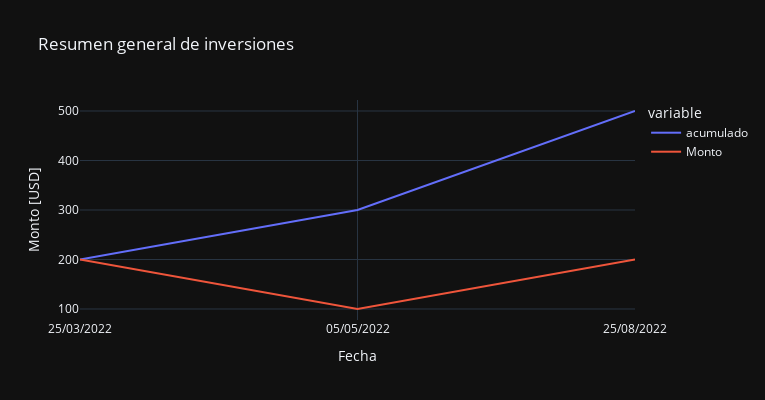

Notebook cell for this chart:
### Code cell
instance = VisualProcessor([df_1], ["Grafico de lineas"], y_label="Monto [USD]")

plotter_inversion = PlotterStorage()


plotter_inversion.add_plot(*BackendPlotter(instance.set_content(feature="Grafico de lineas").set_title("Resumen general de inversiones")).plot(), select_figures=True)

uploader_inversion = GraphUploader(storage=plotter_inversion)

uploader_inversion.show_figures()


if False:
    uploader_inversion.upload_all()

### Figure 1 — Plotly figure (JSON) as saved in the notebook; plotly's stock layout.template omitted (floating-point values rounded to 4 significant figures)
{"data": [{"hovertemplate": "variable=acumulado<br>Fecha=%{x}<br>Monto [USD]=%{y}<extra></extra>", "legendgroup": "acumulado", "line": {"color": "#636efa", "dash": "solid"}, "marker": {"symbol": "circle"}, "mode": "lines", "name": "acumulado", "orientation": "v", "showlegend": true, "type": "scatter", "x": ["25/03/2022", "05/05/2022", "25/08/2022"], "xaxis": "x", "y": [200, 300, 500], "yaxis": "y"}, {"hovertemplate": "variable=Monto<br>Fecha=%{x}<br>Monto [USD]=%{y}<extra></extra>", "legendgroup": "Monto", "line": {"color": "#EF553B", "dash": "solid"}, "marker": {"symbol": "circle"}, "mode": "lines", "name": "Monto", "orientation": "v", "showlegend": true, "type": "scatter", "x": ["25/03/2022", "05/05/2022", "25/08/2022"], "xaxis": "x", "y": [200, 100, 200], "yaxis": "y"}], "layout": {"height": 400, "legend": {"title": {"text": "variable"}, "tracegroupgap": 0}, "title": {"text": "Resumen general de inversiones"}, "width": 765, "xaxis": {"anchor": "y", "domain": [0, 1], "title": {"text": "Fecha"}}, "yaxis": {"anchor": "x", "domain": [0, 1], "title": {"text": "Monto [USD]"}}}}
